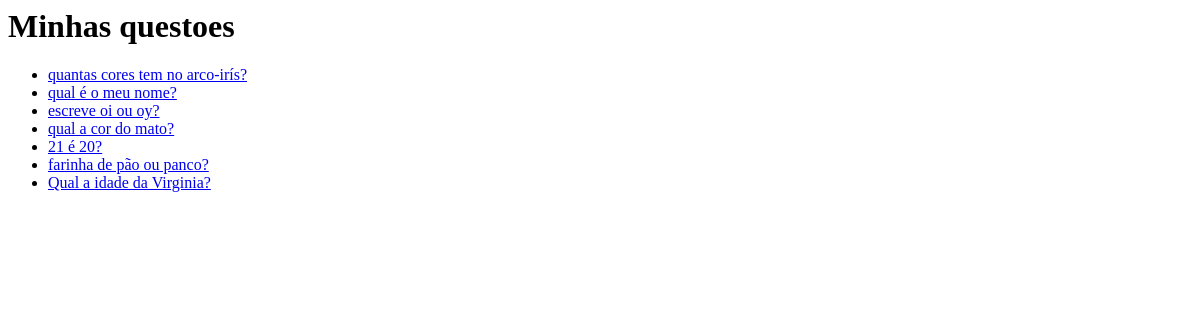
The page /enquete/ on the database as committed earlier.
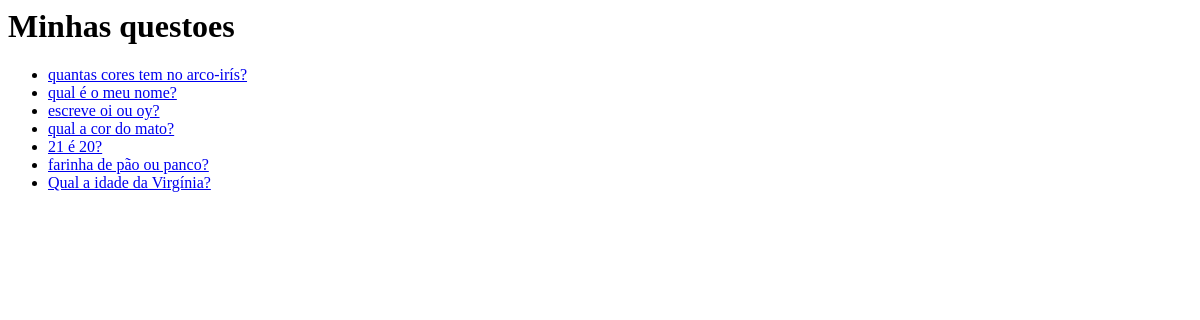
The same page on the database as committed later.
### enquete/models.py (models this page shows, shortened)
class Questao(models.Model):
    pergunta = models.CharField(max_length=200)
    data = models.DateField(auto_now_add=True)

### enquete/views.py (the view)
# urls.py: path('', views.index, name="index"),
def index (request):
    ultimas_questoes = Questao.objects.order_by("-data")#[:5]
    context = {'ultimas_questoes': ultimas_questoes}
    return render(request, 'enquete/index.html', context)

### enquete/templates/enquete/index.html
<h1> Minhas questoes</h1>
{% if ultimas_questoes %}
    <ul>
    {% for questoes in ultimas_questoes %}
        <li>
            <a href="{%url 'detalhe' questoes.id %}">
                    {{questoes.pergunta}}</a>
        </li>
    {% endfor %}
    </ul>
{%else %}
    <p> Não tem questoes salvas</p>
{% endif %}

Rows that differ between the two databases and show on the page:
changed Questao: pergunta "Qual a idade da Virginia?" → "Qual a idade da Virgínia?"
